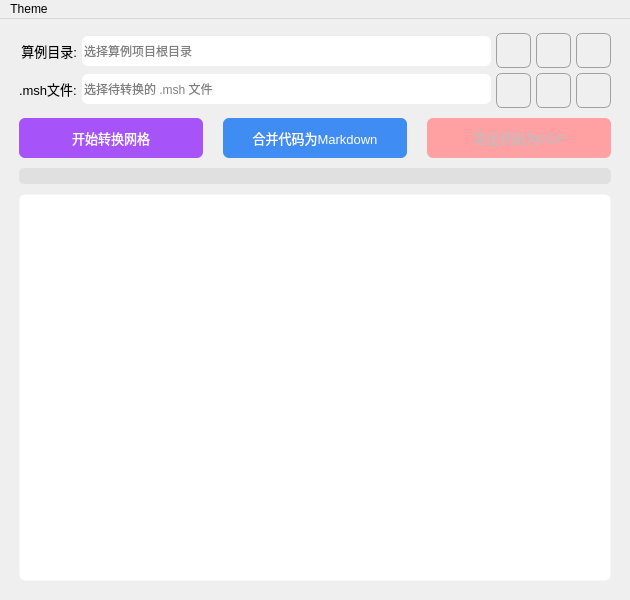
<?xml version="1.0" encoding="UTF-8"?>
<ui version="4.0">
 <class>JDFOAM_GUI</class>
 <widget class="QMainWindow" name="JDFOAM_GUI">
  <property name="geometry">
   <rect>
    <x>0</x>
    <y>0</y>
    <width>630</width>
    <height>600</height>
   </rect>
  </property>
  <property name="minimumSize">
   <size>
    <width>630</width>
    <height>600</height>
   </size>
  </property>
  <property name="maximumSize">
   <size>
    <width>630</width>
    <height>600</height>
   </size>
  </property>
  <property name="windowTitle">
   <string>JDFOAM</string>
  </property>
  <widget class="QWidget" name="centralwidget">
   <layout class="QVBoxLayout" name="verticalLayout_2">
    <item>
     <layout class="QVBoxLayout" name="verticalLayout">
      <property name="spacing">
       <number>10</number>
      </property>
      <property name="leftMargin">
       <number>10</number>
      </property>
      <property name="topMargin">
       <number>5</number>
      </property>
      <property name="rightMargin">
       <number>10</number>
      </property>
      <property name="bottomMargin">
       <number>10</number>
      </property>
      <item>
       <layout class="QHBoxLayout" name="horizontalLayout">
        <property name="spacing">
         <number>5</number>
        </property>
        <item>
         <layout class="QGridLayout" name="gridLayout_2">
          <item row="0" column="0">
           <widget class="QLabel" name="case_label">
            <property name="font">
             <font>
              <pointsize>10</pointsize>
              <hintingpreference>PreferNoHinting</hintingpreference>
             </font>
            </property>
            <property name="text">
             <string>算例目录:</string>
            </property>
            <property name="alignment">
             <set>Qt::AlignmentFlag::AlignRight|Qt::AlignmentFlag::AlignTrailing|Qt::AlignmentFlag::AlignVCenter</set>
            </property>
           </widget>
          </item>
          <item row="0" column="1">
           <widget class="QLineEdit" name="case_path_edit">
            <property name="minimumSize">
             <size>
              <width>0</width>
              <height>30</height>
             </size>
            </property>
            <property name="styleSheet">
             <string notr="true">border-radius: 6px;</string>
            </property>
            <property name="placeholderText">
             <string>选择算例项目根目录</string>
            </property>
           </widget>
          </item>
          <item row="1" column="0">
           <widget class="QLabel" name="msh_label">
            <property name="font">
             <font>
              <pointsize>10</pointsize>
              <hintingpreference>PreferNoHinting</hintingpreference>
             </font>
            </property>
            <property name="text">
             <string>.msh文件:</string>
            </property>
           </widget>
          </item>
          <item row="1" column="1">
           <widget class="QLineEdit" name="msh_path_edit">
            <property name="minimumSize">
             <size>
              <width>0</width>
              <height>30</height>
             </size>
            </property>
            <property name="styleSheet">
             <string notr="true">border-radius: 6px;</string>
            </property>
            <property name="placeholderText">
             <string>选择待转换的 .msh 文件</string>
            </property>
           </widget>
          </item>
         </layout>
        </item>
        <item>
         <layout class="QGridLayout" name="gridLayout">
          <property name="horizontalSpacing">
           <number>5</number>
          </property>
          <item row="0" column="0">
           <widget class="QPushButton" name="case_browse_btn">
            <property name="minimumSize">
             <size>
              <width>35</width>
              <height>35</height>
             </size>
            </property>
            <property name="maximumSize">
             <size>
              <width>35</width>
              <height>35</height>
             </size>
            </property>
            <property name="toolTip">
             <string>浏览文件夹</string>
            </property>
            <property name="styleSheet">
             <string notr="true">/* 按钮默认样式 */
QPushButton {
    color: white;
    border-radius: 6px;
    border: 1px solid rgb(160, 160, 160); 
}

/* 悬浮特效：背景颜色变浅，并增加蓝色边框感 */
QPushButton:hover {
    background-color: rgb(160, 160, 160); /* 颜色比默认稍亮 */
}

/* 按下特效：点击时颜色变深，产生物理压下的错觉 */
QPushButton:pressed {
    padding-top: 3px;
}
</string>
            </property>
            <property name="text">
             <string/>
            </property>
            <property name="icon">
             <iconset theme="folder-open"/>
            </property>
            <property name="iconSize">
             <size>
              <width>25</width>
              <height>25</height>
             </size>
            </property>
           </widget>
          </item>
          <item row="0" column="1">
           <widget class="QPushButton" name="case_open_btn">
            <property name="minimumSize">
             <size>
              <width>35</width>
              <height>35</height>
             </size>
            </property>
            <property name="maximumSize">
             <size>
              <width>35</width>
              <height>35</height>
             </size>
            </property>
            <property name="toolTip">
             <string>打开文件夹</string>
            </property>
            <property name="styleSheet">
             <string notr="true">/* 按钮默认样式 */
QPushButton {
    color: white;
    border-radius: 6px;
    border: 1px solid rgb(160, 160, 160); 
}

/* 悬浮特效：背景颜色变浅，并增加蓝色边框感 */
QPushButton:hover {
    background-color: rgb(160, 160, 160); /* 颜色比默认稍亮 */
}

/* 按下特效：点击时颜色变深，产生物理压下的错觉 */
QPushButton:pressed {
    padding-top: 3px;
}
</string>
            </property>
            <property name="text">
             <string/>
            </property>
            <property name="icon">
             <iconset theme="edit-find"/>
            </property>
            <property name="iconSize">
             <size>
              <width>25</width>
              <height>25</height>
             </size>
            </property>
           </widget>
          </item>
          <item row="0" column="2">
           <widget class="QPushButton" name="treefoam_btn">
            <property name="minimumSize">
             <size>
              <width>35</width>
              <height>35</height>
             </size>
            </property>
            <property name="maximumSize">
             <size>
              <width>35</width>
              <height>35</height>
             </size>
            </property>
            <property name="toolTip">
             <string>启动TreeFoam</string>
            </property>
            <property name="styleSheet">
             <string notr="true">/* 按钮默认样式 */
QPushButton {
    color: white;
    border-radius: 6px;
    border: 1px solid rgb(160, 160, 160); 
}

/* 悬浮特效：背景颜色变浅，并增加蓝色边框感 */
QPushButton:hover {
    background-color: rgb(160, 160, 160); /* 颜色比默认稍亮 */
}

/* 按下特效：点击时颜色变深，产生物理压下的错觉 */
QPushButton:pressed {
    padding-top: 3px;
}
</string>
            </property>
            <property name="text">
             <string/>
            </property>
            <property name="icon">
             <iconset>
              <normaloff>TreeFoam.png</normaloff>TreeFoam.png</iconset>
            </property>
            <property name="iconSize">
             <size>
              <width>25</width>
              <height>25</height>
             </size>
            </property>
           </widget>
          </item>
          <item row="1" column="0">
           <widget class="QPushButton" name="msh_browse_btn">
            <property name="minimumSize">
             <size>
              <width>35</width>
              <height>35</height>
             </size>
            </property>
            <property name="maximumSize">
             <size>
              <width>35</width>
              <height>35</height>
             </size>
            </property>
            <property name="toolTip">
             <string>浏览.msh文件路径</string>
            </property>
            <property name="styleSheet">
             <string notr="true">/* 按钮默认样式 */
QPushButton {
    color: white;
    border-radius: 6px;
    border: 1px solid rgb(160, 160, 160); 
}

/* 悬浮特效：背景颜色变浅，并增加蓝色边框感 */
QPushButton:hover {
    background-color: rgb(160, 160, 160); /* 颜色比默认稍亮 */
}

/* 按下特效：点击时颜色变深，产生物理压下的错觉 */
QPushButton:pressed {
    padding-top: 3px;
}
</string>
            </property>
            <property name="text">
             <string/>
            </property>
            <property name="icon">
             <iconset theme="folder-open"/>
            </property>
            <property name="iconSize">
             <size>
              <width>25</width>
              <height>25</height>
             </size>
            </property>
           </widget>
          </item>
          <item row="1" column="1">
           <widget class="QPushButton" name="msh_open_btn">
            <property name="minimumSize">
             <size>
              <width>35</width>
              <height>35</height>
             </size>
            </property>
            <property name="maximumSize">
             <size>
              <width>35</width>
              <height>35</height>
             </size>
            </property>
            <property name="toolTip">
             <string>打开.msh所在文件夹</string>
            </property>
            <property name="styleSheet">
             <string notr="true">/* 按钮默认样式 */
QPushButton {
    color: white;
    border-radius: 6px;
    border: 1px solid rgb(160, 160, 160); 
}

/* 悬浮特效：背景颜色变浅，并增加蓝色边框感 */
QPushButton:hover {
    background-color: rgb(160, 160, 160); /* 颜色比默认稍亮 */
}

/* 按下特效：点击时颜色变深，产生物理压下的错觉 */
QPushButton:pressed {
    padding-top: 3px;
}
</string>
            </property>
            <property name="text">
             <string/>
            </property>
            <property name="icon">
             <iconset theme="edit-find"/>
            </property>
            <property name="iconSize">
             <size>
              <width>25</width>
              <height>25</height>
             </size>
            </property>
           </widget>
          </item>
          <item row="1" column="2">
           <widget class="QPushButton" name="gmsh_btn">
            <property name="minimumSize">
             <size>
              <width>35</width>
              <height>35</height>
             </size>
            </property>
            <property name="maximumSize">
             <size>
              <width>35</width>
              <height>35</height>
             </size>
            </property>
            <property name="toolTip">
             <string>启动Gmsh</string>
            </property>
            <property name="styleSheet">
             <string notr="true">/* 按钮默认样式 */
QPushButton {
    color: white;
    border-radius: 6px;
    border: 1px solid rgb(160, 160, 160); 
}

/* 悬浮特效：背景颜色变浅，并增加蓝色边框感 */
QPushButton:hover {
    background-color: rgb(160, 160, 160); /* 颜色比默认稍亮 */
}

/* 按下特效：点击时颜色变深，产生物理压下的错觉 */
QPushButton:pressed {
    padding-top: 3px;
}
</string>
            </property>
            <property name="text">
             <string/>
            </property>
            <property name="icon">
             <iconset>
              <normaloff>gmsh.ico</normaloff>gmsh.ico</iconset>
            </property>
            <property name="iconSize">
             <size>
              <width>25</width>
              <height>25</height>
             </size>
            </property>
           </widget>
          </item>
         </layout>
        </item>
       </layout>
      </item>
      <item>
       <layout class="QHBoxLayout" name="button_hbox">
        <property name="spacing">
         <number>20</number>
        </property>
        <item>
         <widget class="QPushButton" name="start_mesh_btn">
          <property name="minimumSize">
           <size>
            <width>0</width>
            <height>40</height>
           </size>
          </property>
          <property name="maximumSize">
           <size>
            <width>200</width>
            <height>16777215</height>
           </size>
          </property>
          <property name="font">
           <font>
            <pointsize>10</pointsize>
            <hintingpreference>PreferNoHinting</hintingpreference>
           </font>
          </property>
          <property name="styleSheet">
           <string notr="true">/* 按钮默认样式 */
QPushButton {
    background-color:rgb(167, 83, 250);
    color: white;
    border-radius: 6px;
    padding: 5px 15px;
    border: none;
}

/* 悬浮特效：背景颜色变浅，并增加蓝色边框感 */
QPushButton:hover {
    background-color:rgb(127, 64, 191);
}

/* 按下特效：点击时颜色变深，产生物理压下的错觉 */
QPushButton:pressed {
    padding-top: 6px;
}
</string>
          </property>
          <property name="text">
           <string>开始转换网格</string>
          </property>
         </widget>
        </item>
        <item>
         <widget class="QPushButton" name="combine_md_btn">
          <property name="minimumSize">
           <size>
            <width>0</width>
            <height>40</height>
           </size>
          </property>
          <property name="maximumSize">
           <size>
            <width>200</width>
            <height>16777215</height>
           </size>
          </property>
          <property name="font">
           <font>
            <pointsize>10</pointsize>
            <hintingpreference>PreferNoHinting</hintingpreference>
           </font>
          </property>
          <property name="styleSheet">
           <string notr="true">/* 按钮默认样式 */
QPushButton {
    background-color: rgb(63, 140, 243);
    color: white;
    border-radius: 6px;
    padding: 5px 15px;
    border: none;
}

/* 悬浮特效：背景颜色变浅，并增加蓝色边框感 */
QPushButton:hover {
    background-color: rgb(53, 118, 204); /* 颜色比默认稍亮 */
}

/* 按下特效：点击时颜色变深，产生物理压下的错觉 */
QPushButton:pressed {
    padding-top: 6px;
}
</string>
          </property>
          <property name="text">
           <string>合并代码为Markdown</string>
          </property>
         </widget>
        </item>
        <item>
         <widget class="QPushButton" name="combine_pdf_btn">
          <property name="enabled">
           <bool>false</bool>
          </property>
          <property name="minimumSize">
           <size>
            <width>0</width>
            <height>40</height>
           </size>
          </property>
          <property name="maximumSize">
           <size>
            <width>200</width>
            <height>16777215</height>
           </size>
          </property>
          <property name="font">
           <font>
            <pointsize>10</pointsize>
            <hintingpreference>PreferNoHinting</hintingpreference>
           </font>
          </property>
          <property name="styleSheet">
           <string notr="true">/* 按钮默认样式 */
QPushButton {
    background-color:rgb(255, 160, 162);
    border-radius: 6px;
    padding: 5px 15px;
    border: none;
}

/* 悬浮特效：背景颜色变浅，并增加蓝色边框感 */
QPushButton:hover {
    background-color: rgb(0, 200, 0); /* 颜色比默认稍亮 */
}

/* 按下特效：点击时颜色变深，产生物理压下的错觉 */
QPushButton:pressed {
    padding-top: 6px;
}
</string>
          </property>
          <property name="text">
           <string>导出代码为PDF</string>
          </property>
         </widget>
        </item>
       </layout>
      </item>
      <item>
       <widget class="QProgressBar" name="progress_bar">
        <property name="styleSheet">
         <string notr="true">/* 进度条背景槽 */
QProgressBar {
    border: none;                /* 去掉边框 */
    color: white;                /* 百分比文字颜色 */
    text-align: center;          /* 文字居中 */
    background: #e0e0e0;         /* 槽的背景色 */
    border-radius: 5px;          /* 圆角高度的一半通常看起来很舒服 */
    height: 10px;                /* 这里的 height 会影响槽的粗细 */
}

/* 已填充的进度部分 */
QProgressBar::chunk {
    background-color: #05B8CC;   /* 进度条颜色：青蓝色 */
    border-radius: 5px;          /* 进度条的圆角 */
}</string>
        </property>
        <property name="value">
         <number>0</number>
        </property>
        <property name="textVisible">
         <bool>false</bool>
        </property>
        <property name="format">
         <string/>
        </property>
       </widget>
      </item>
      <item>
       <widget class="QPlainTextEdit" name="Log">
        <property name="styleSheet">
         <string notr="true">QPlainTextEdit {
    /* 1. 必须有边框，透明即可 */
    border: 1px solid transparent;
    
    /* 2. 定义圆角 */
    border-radius: 6px;
    
    /* 3. 核心：必须定义背景色，圆角才能被“填充”出来 */
    /* palette(base) 会自动跟随主题：浅色时是白色，深色时是深灰 */
    background-color: palette(base);
    
    /* 4. 文字颜色也跟随主题 */
    color: palette(text);
    
    /* 建议加点内边距，否则字会贴到圆角边上 */
    padding: 3px;
}</string>
        </property>
        <property name="readOnly">
         <bool>true</bool>
        </property>
       </widget>
      </item>
     </layout>
    </item>
   </layout>
  </widget>
  <widget class="QMenuBar" name="menubar">
   <property name="geometry">
    <rect>
     <x>0</x>
     <y>0</y>
     <width>630</width>
     <height>22</height>
    </rect>
   </property>
   <widget class="QMenu" name="menu_theme">
    <property name="title">
     <string>Theme</string>
    </property>
    <addaction name="action_light_theme"/>
    <addaction name="action_dark_theme"/>
   </widget>
   <addaction name="menu_theme"/>
  </widget>
  <action name="action_light_theme">
   <property name="text">
    <string>light</string>
   </property>
   <property name="font">
    <font>
     <hintingpreference>PreferNoHinting</hintingpreference>
    </font>
   </property>
  </action>
  <action name="action_dark_theme">
   <property name="text">
    <string>dark</string>
   </property>
   <property name="font">
    <font>
     <hintingpreference>PreferNoHinting</hintingpreference>
    </font>
   </property>
  </action>
 </widget>
 <resources/>
 <connections/>
</ui>
